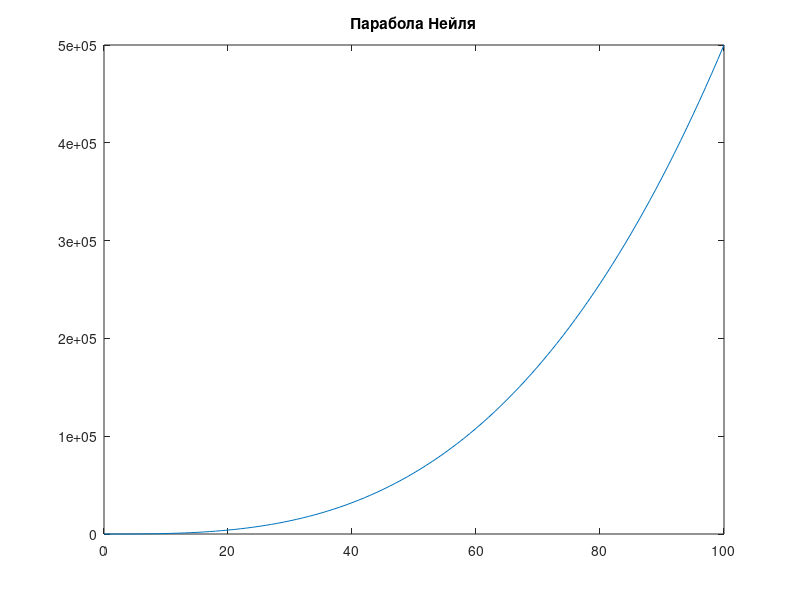
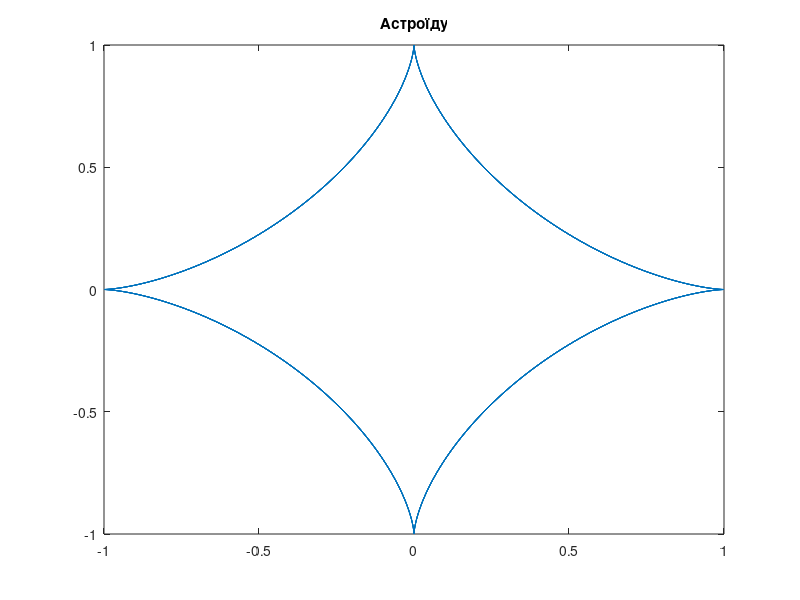
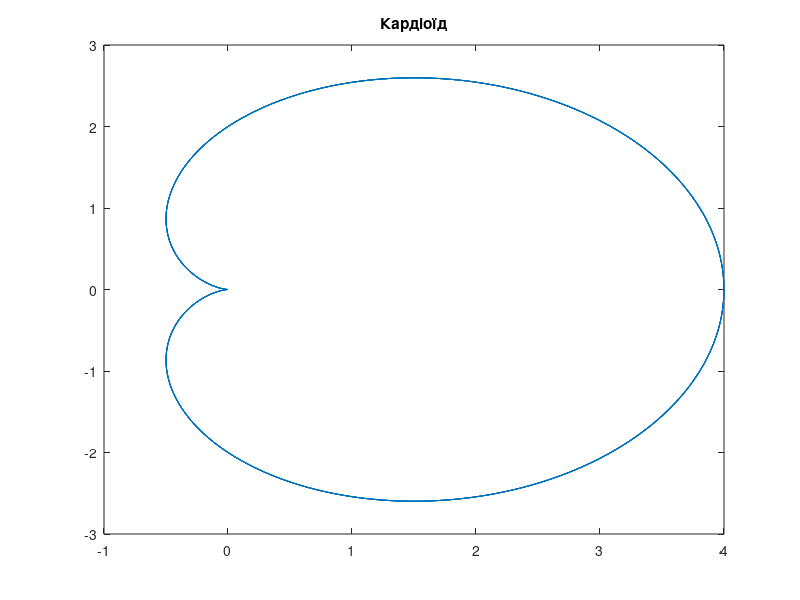
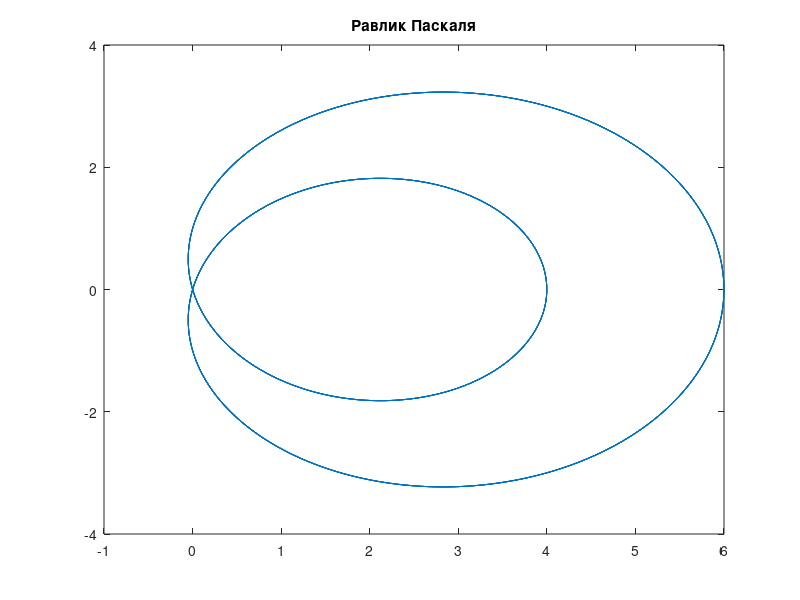

These figures' MATLAB source, in order:
t = 0:1:100;
y = t .^ 3/2;

t1 = linspace(0, 10*pi, 1000);
a = 1;
x1 = a*cos(t1) .^ 3;
y1 = a*sin(t1) .^ 3;

x2 = 2.*cos(t1).* (1 + cos(t1));
y2 = 2.*sin(t1).*( 1 + cos(t1));

a1 = 5
x3 = a1 * (cos(t1) .^ 2) + cos(t1);
y3 = a1 * (cos(t1) .* sin(t1)) + sin(t1);

x4 = t1 .* cos(t1);
y4 = t1 .* sin(t1);

plot(t, y)
title('Парабола Нейля');


figure;
plot(x1, y1)
title('Астроїду');

figure;
plot(x2, y2)
title('Кардіоїд');

figure;
plot(x3, y3)
title('Равлик Паскаля');

figure;
plot(x4, y4)
title('Спіраль Архімеда');
